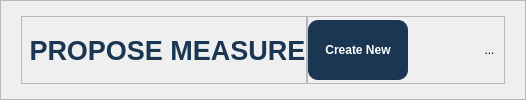
        <widget class="QFrame" name="headerArea">
         <property name="frameShape">
          <enum>QFrame::Shape::StyledPanel</enum>
         </property>
         <property name="frameShadow">
          <enum>QFrame::Shadow::Raised</enum>
         </property>
         <layout class="QHBoxLayout" name="horizontalLayout_2">
          <property name="spacing">
           <number>0</number>
          </property>
          <property name="leftMargin">
           <number>20</number>
          </property>
          <property name="topMargin">
           <number>15</number>
          </property>
          <property name="rightMargin">
           <number>20</number>
          </property>
          <property name="bottomMargin">
           <number>15</number>
          </property>
          <item>
           <widget class="QFrame" name="frame_4">
            <property name="sizePolicy">
             <sizepolicy hsizetype="Expanding" vsizetype="Preferred">
              <horstretch>0</horstretch>
              <verstretch>0</verstretch>
             </sizepolicy>
            </property>
            <property name="frameShape">
             <enum>QFrame::Shape::StyledPanel</enum>
            </property>
            <property name="frameShadow">
             <enum>QFrame::Shadow::Raised</enum>
            </property>
            <layout class="QHBoxLayout" name="horizontalLayout_4">
             <property name="spacing">
              <number>0</number>
             </property>
             <property name="leftMargin">
              <number>0</number>
             </property>
             <property name="topMargin">
              <number>0</number>
             </property>
             <property name="rightMargin">
              <number>0</number>
             </property>
             <property name="bottomMargin">
              <number>0</number>
             </property>
             <item>
              <widget class="QLabel" name="pmTitle">
               <property name="sizePolicy">
                <sizepolicy hsizetype="Minimum" vsizetype="Preferred">
                 <horstretch>0</horstretch>
                 <verstretch>0</verstretch>
                </sizepolicy>
               </property>
               <property name="font">
                <font>
                 <pointsize>20</pointsize>
                 <bold>true</bold>
                </font>
               </property>
               <property name="styleSheet">
                <string notr="true">color: #1b3652;</string>
               </property>
               <property name="text">
                <string> PROPOSE MEASURE</string>
               </property>
              </widget>
             </item>
            </layout>
           </widget>
          </item>
          <item alignment="Qt::AlignRight">
           <widget class="QFrame" name="frame_3">
            <property name="frameShape">
             <enum>QFrame::Shape::StyledPanel</enum>
            </property>
            <property name="frameShadow">
             <enum>QFrame::Shadow::Raised</enum>
            </property>
            <layout class="QHBoxLayout" name="horizontalLayout_3">
             <property name="spacing">
              <number>20</number>
             </property>
             <property name="leftMargin">
              <number>0</number>
             </property>
             <property name="topMargin">
              <number>3</number>
             </property>
             <property name="rightMargin">
              <number>5</number>
             </property>
             <property name="bottomMargin">
              <number>3</number>
             </property>
             <item>
              <widget class="QPushButton" name="createBtn">
               <property name="sizePolicy">
                <sizepolicy hsizetype="Preferred" vsizetype="Preferred">
                 <horstretch>0</horstretch>
                 <verstretch>0</verstretch>
                </sizepolicy>
               </property>
               <property name="minimumSize">
                <size>
                 <width>100</width>
                 <height>20</height>
                </size>
               </property>
               <property name="maximumSize">
                <size>
                 <width>100</width>
                 <height>16777215</height>
                </size>
               </property>
               <property name="font">
                <font>
                 <bold>true</bold>
                </font>
               </property>
               <property name="styleSheet">
                <string notr="true">background-color: #1b3652;
color: white;
border-radius: 10px;</string>
               </property>
               <property name="text">
                <string>Create New</string>
               </property>
              </widget>
             </item>
             <item>
              <widget class="QPushButton" name="searchBtn">
               <property name="styleSheet">
                <string notr="true">border: none;</string>
               </property>
               <property name="text">
                <string/>
               </property>
               <property name="icon">
                <iconset>
                 <normaloff>:/icon/search(blue).svg</normaloff>:/icon/search(blue).svg</iconset>
               </property>
               <property name="iconSize">
                <size>
                 <width>25</width>
                 <height>25</height>
                </size>
               </property>
              </widget>
             </item>
             <item>
              <widget class="QToolButton" name="sortBtn">
               <property name="styleSheet">
                <string notr="true">border: none;</string>
               </property>
               <property name="text">
                <string>...</string>
               </property>
               <property name="icon">
                <iconset>
                 <normaloff>:/icon/sort.svg</normaloff>:/icon/sort.svg</iconset>
               </property>
               <property name="iconSize">
                <size>
                 <width>22</width>
                 <height>22</height>
                </size>
               </property>
               <property name="popupMode">
                <enum>QToolButton::ToolButtonPopupMode::InstantPopup</enum>
               </property>
              </widget>
             </item>
            </layout>
           </widget>
          </item>
         </layout>
        </widget>
